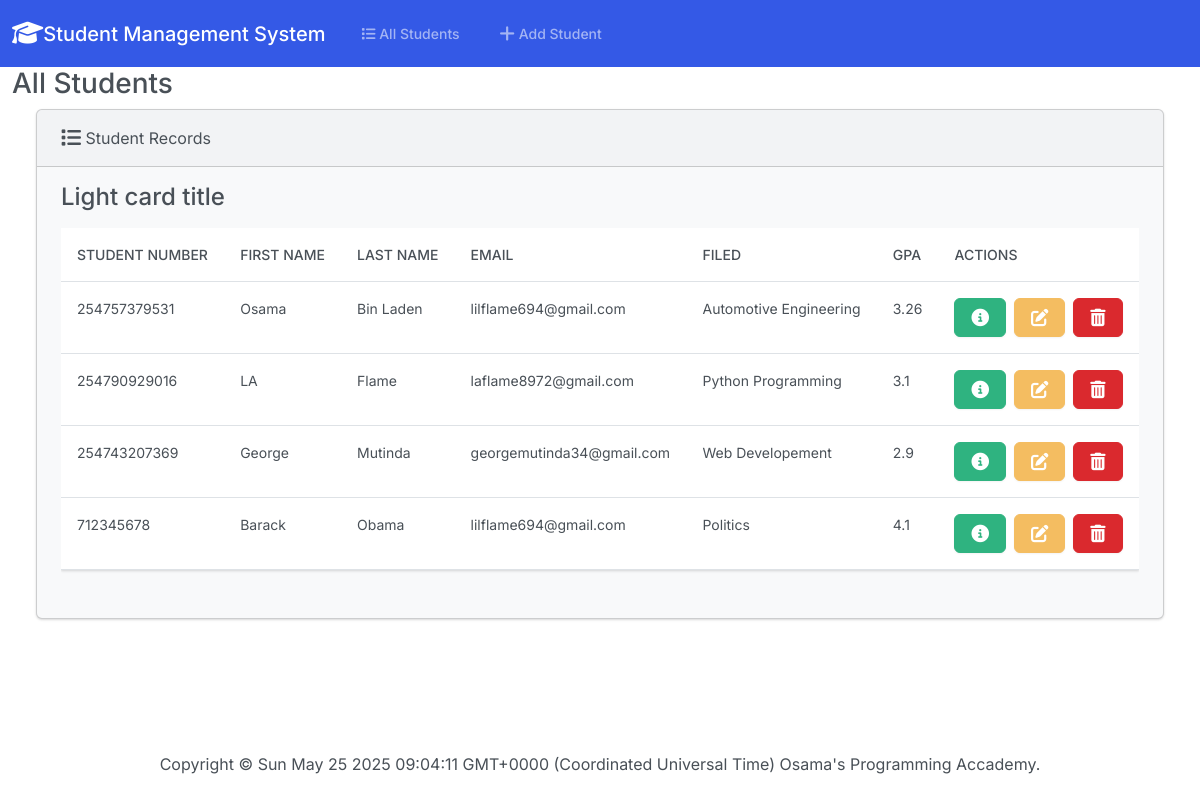
Before: / with the older database file.
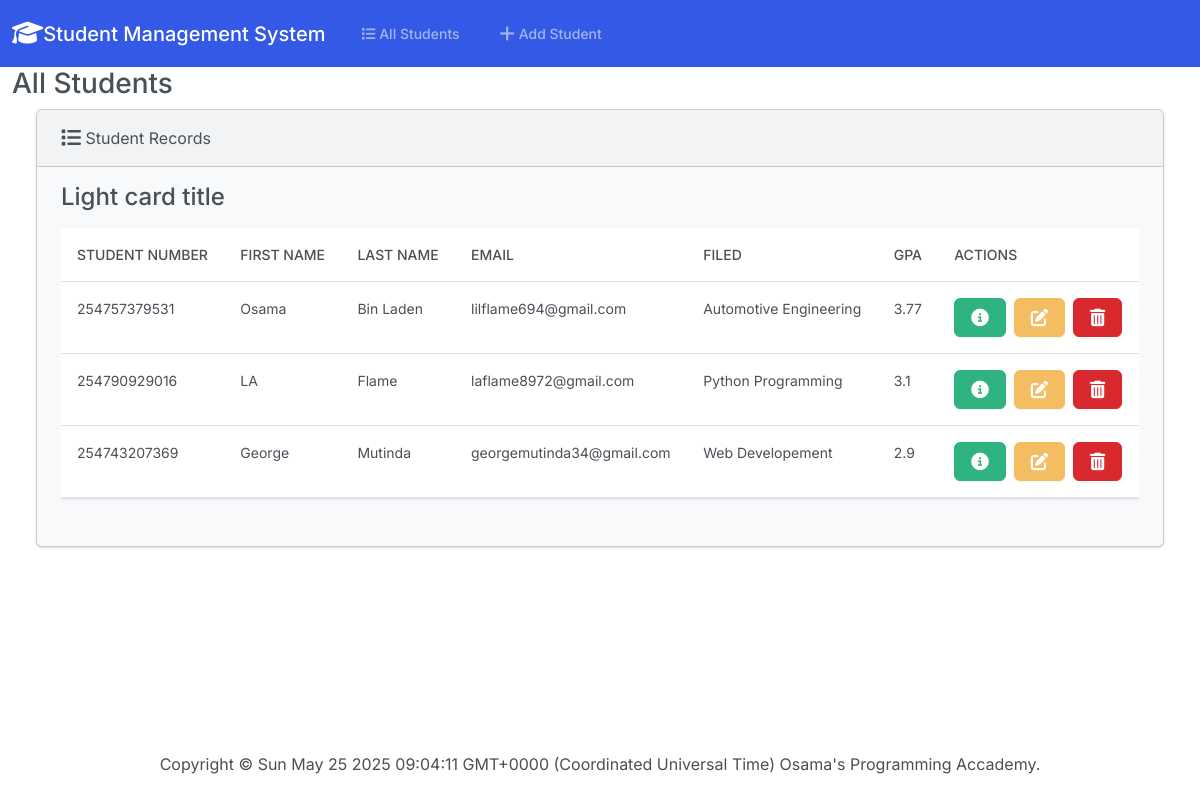
After: the same page with the newer database file.
### students/models.py (models this page shows, shortened)
class Student(models.Model):
    student_number = models.PositiveIntegerField()
    first_name = models.CharField(max_length=50)
    last_name = models.CharField(max_length=50)
    email = models.EmailField(max_length=100)
    field_of_study = models.CharField(max_length=50)
    gpa = models.FloatField()

### students/views.py (the view)
# urls.py: path('', views.index, name='index'),
def index(request):
    return render(request, 'Students/index.html',
                  {'students': Student.objects.all()})

### students/Templates/Students/index.html (shortened to what this page needs)
{% extends "Students/base.html" %}
{% block body %}
    <div class="container-fluid">
      <h3 class="a-4">All Students</h3>
      <div class="row">
        <div class="col-12">
          {% if students %}
          <div class="card bg-light ms-4 me-4 mb-4">
            <div class="card-header">
              <i class="fa-solid fa-list fa-lg"></i> Student Records
            </div>
            <div class="card-body">
              <h4 class="card-title">Light card title</h4>
              <p class="card-text">
                <div class="table-responsive">
                  <table class="table table-hover">
                    <thead>
                      <tr>
                        <th scope="col">Student Number</th>
                        <th scope="col">First Name</th>
                        <th scope="col">Last Name</th>
                        <th scope="col">Email</th>
                        <th scope="col">Filed</th>
                        <th scope="col">GPA</th>
                        <th scope="col">Actions</th>
                      </tr>
                    </thead>
                    <tbody>
                      {% for student in students %}
                        <tr>
                          <td>{{ student.student_number }}</td>
                          <td>{{ student.first_name }}</td>
                          <td>{{ student.last_name }}</td>
                          <td>{{ student.email }}</td>
                          <td>{{ student.field_of_study }}</td>
                          <td>{{ student.gpa }}</td>
                          <td><button type="button" class="btn btn-success me-1" href="{% url 'view_student' student.id %}" data-bs-toggle="modal" data-bs-target="#myModal{{student.id}}">
                          </button>
                          <a href="{% url 'edit' student.id %}" class="btn btn-warning me-1"></a>
                          <button type="button" class="btn btn-danger" data-bs-toggle="modal" data-bs-target="#delete{{student.id}}">
                            </button>
                          </td>
                        </tr>
                      {% endfor %}
                    </tbody>
                  </table>
                </div>
              </p>
            </div>
          </div>
          {% else %}
          <h5 class="alert alert-primary ms-4 me-4">No Student Records</h5>
          {% endif %}
        </div>
      </div>
    </div>
{% endblock %}

### students/Templates/Students/base.html (shortened to what this page needs)
{% load static %}
<!DOCTYPE html>
<html lang="en">
  <head>
    <link
      rel="stylesheet"
      href="https://cdnjs.cloudflare.com/ajax/libs/font-awesome/6.7.2/css/all.min.css"
    />
    <link rel="stylesheet" href="{% static 'css/bootstrap.min.css' %}" />
  </head>
  <body class="d-flex flex-column min-vh-100">
    <nav class="navbar navbar-expand-lg bg-primary" data-bs-theme="dark">
      <div class="container-fluid">
        <a class="navbar-brand" href="{% url 'add' %}"
          ><i class="fa-solid fa-graduation-cap fa-lg"></i>Student Management
          System</a
        >
        <div class="collapse navbar-collapse" id="navbarColor01">
          <ul class="navbar-nav me-auto">
            <li class="nav-item">
              <a class="nav-link" href="{% url 'index' %}"
                ><i class="fa-solid fa-list fg-lg"></i> All Students</a
              >
            </li>
            <li class="nav-item">
              <a class="nav-link" href="{% url 'add' %}"
                > Add Student</a
              >
            </li>
          </ul>
        </div>
      </div>
    </nav>
    {% block body %}{% endblock %}
    <footer class="mt-auto mb-4">
      <div class="text-center">
        <span
          >Copyright &copy;
          Osama's Programming Accademy.</span
        >
      </div>
    </footer>
  </body>
</html>

Changed rows visible on the page:
removed Student: student_number "712345678", first_name "Barack", last_name "Obama", email "lilflame694@gmail.com", field_of_study "Politics", gpa "4.1"
changed Student "Osama": gpa "3.26" → "3.77"
